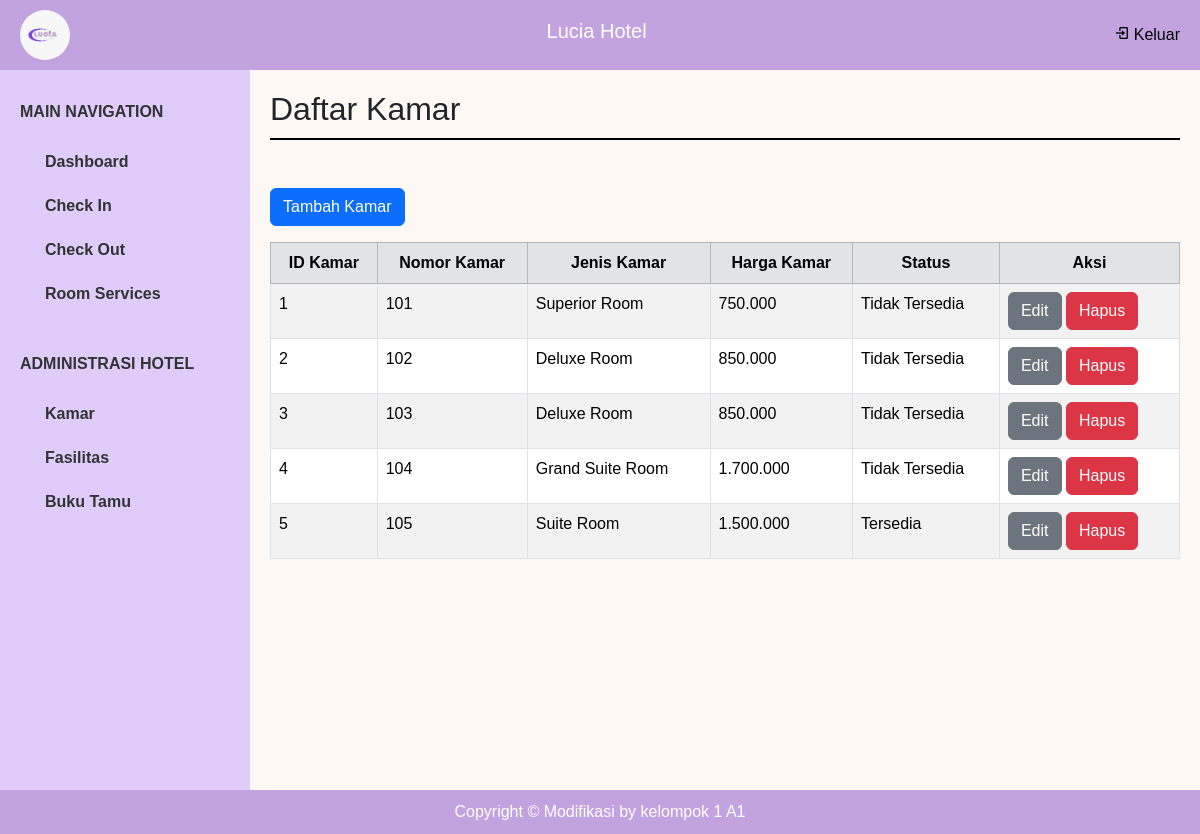
The page /index.php?page=kamar (signed in) on the database its author committed.
### tables this page shows
CREATE TABLE `kamar` (
  `ID_Kamar` int(50) NOT NULL,
  `No_Kamar` int(100) NOT NULL,
  `Status` tinyint(1) NOT NULL,
  `ID_Jenis` int(50) NOT NULL
);

CREATE TABLE `jenis` (
  `ID_Jenis` int(50) NOT NULL,
  `Jenis_Kamar` varchar(100) NOT NULL,
  `Harga_Jenis_Kamar` double NOT NULL
);

### kamar/index.php (the view, shortened to what this page needs)
<!doctype html>
<html lang="en">
  <head>
    <link href="https://cdn.jsdelivr.net/npm/bootstrap@5.3.3/dist/css/bootstrap.min.css" rel="stylesheet">
  </head>
  <body>
<div class="">
    <h2 class="mb-5" style="border-bottom: 2px solid #000; padding-bottom: 10px; margin-bottom: 20px;">Daftar Kamar</h2>
    <a href="/Hotel/index.php?page=kamar_tambah" class="mb-3 btn btn-primary">Tambah Kamar</a>
<table class="table table-striped table-bordered table-hover">
    <thead class="table-secondary text-center">
        <tr>
            <th>ID Kamar</th>
            <th>Nomor Kamar</th>
            <th>Jenis Kamar</th>
            <th>Harga Kamar</th>
            <th>Status</th>
            <th>Aksi</th>
        </tr>
    </thead>
    <tbody>
        <?php
        include $_SERVER['DOCUMENT_ROOT'] . '/Hotel/koneksi/koneksi.php';
        $sql = "SELECT kamar.ID_Kamar, kamar.No_Kamar, jenis.Jenis_Kamar, jenis.Harga_Jenis_Kamar,
                       IF(kamar.Status = 1, 'Tersedia', 'Tidak Tersedia') AS Status_Kamar
                FROM kamar
                LEFT JOIN jenis ON kamar.ID_Jenis = jenis.ID_Jenis
                ORDER BY kamar.ID_Kamar ASC";
        $result = mysqli_query($conn, $sql);
        if (mysqli_num_rows($result) > 0) {
            while ($row = mysqli_fetch_assoc($result)) {
        ?>
                <tr>
                    <td><?php echo $row["ID_Kamar"]; ?></td>
                    <td><?php echo $row["No_Kamar"]; ?></td>
                    <td><?php echo $row["Jenis_Kamar"]; ?></td>
                    <td><?php echo number_format($row["Harga_Jenis_Kamar"], 0, ',', '.'); ?></td>
                    <td><?php echo $row["Status_Kamar"]; ?></td>
                    <td>
                        <a class="btn btn-secondary" href="/Hotel/index.php?page=kamar_edit&id=<?php echo $row['ID_Kamar']; ?>">Edit</a>
                        <a class="btn btn-danger" href="kamar/kamar_delete.php?id=<?php echo $row['ID_Kamar']; ?>" onclick="return confirm('Apakah Anda yakin ingin menghapus data ini?')">Hapus</a>
                    </td>
                </tr>
        <?php
            }
        } else {
            echo "<tr><td colspan='6'>Tidak ada data</td></tr>";
        }
        ?>
    </tbody>
</table>
    </div>
  </body>
</html>

### assets/style/style.css (style rules this page uses)
* { margin: 0; padding: 0; box-sizing: border-box; font-family: Arial, sans-serif; }

### rows shown on the page
kamar: ID_Kamar "1", No_Kamar "101", ID_Jenis.Jenis_Kamar "Superior Room", ID_Jenis.Harga_Jenis_Kamar "750.000", Status_Kamar "Tidak Tersedia"
kamar: ID_Kamar "2", No_Kamar "102", ID_Jenis.Jenis_Kamar "Deluxe Room", ID_Jenis.Harga_Jenis_Kamar "850.000", Status_Kamar "Tidak Tersedia"
kamar: ID_Kamar "3", No_Kamar "103", ID_Jenis.Jenis_Kamar "Deluxe Room", ID_Jenis.Harga_Jenis_Kamar "850.000", Status_Kamar "Tidak Tersedia"
kamar: ID_Kamar "4", No_Kamar "104", ID_Jenis.Jenis_Kamar "Grand Suite Room", ID_Jenis.Harga_Jenis_Kamar "1.700.000", Status_Kamar "Tidak Tersedia"
kamar: ID_Kamar "5", No_Kamar "105", ID_Jenis.Jenis_Kamar "Suite Room", ID_Jenis.Harga_Jenis_Kamar "1.500.000", Status_Kamar "Tersedia"
